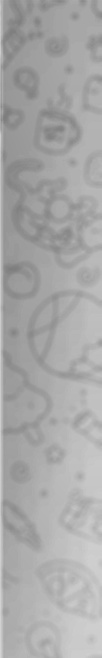
#> input picture debug_segment_0.jpg, 102 x 658 px
$ python preprocessing.py --input ../debug_segment_0.jpg --output out.png
#> lines starting #> are read from the running program, lines starting #| are printed output that depends on the picture
# preprocessing.py
"""
Модуль preprocessing: предобработка изображений для улучшения качества OCR.
"""
import cv2
import numpy as np


def to_grayscale(img: cv2.Mat) -> cv2.Mat:
    """
    Преобразование BGR-изображения в оттенки серого.
    """
    return cv2.cvtColor(img, cv2.COLOR_BGR2GRAY)


def enhance_contrast(img_gray: cv2.Mat) -> cv2.Mat:
    """
    Улучшение контраста методом CLAHE (адаптивное выравнивание гистограммы).
    """
    clahe = cv2.createCLAHE(clipLimit=2.0, tileGridSize=(8,8))
    return clahe.apply(img_gray)


def denoise(img_gray: cv2.Mat) -> cv2.Mat:
    """
    Удаление шума с помощью билинейной фильтрации.
    """
    return cv2.bilateralFilter(img_gray, d=9, sigmaColor=75, sigmaSpace=75)


def preprocess(img: cv2.Mat) -> cv2.Mat:
    """
    Полная цепочка предобработки:
    1. Перевод в градации серого
    2. Удаление шума
    3. Улучшение контраста

    :param img: Исходное BGR-изображение
    :return: Предобработанное grayscale-изображение
    """
    gray = to_grayscale(img)
    denoised = denoise(gray)
    enhanced = enhance_contrast(denoised)
    return enhanced


if __name__ == "__main__":
    import argparse

    parser = argparse.ArgumentParser(description="Предобработка изображений для OCR-пайплайна.")
    parser.add_argument("--input", required=True, help="Путь к входному изображению PNG/JPG")
    parser.add_argument("--output", required=True, help="Путь для сохранения результата")
    args = parser.parse_args()

    img = cv2.imread(args.input)
#> img is the input picture: shape (658, 102, 3); min 124, max 212, mean 168
    preproc = preprocess(img)
#> in enhance_contrast, `return clahe.apply(img_gray)`:
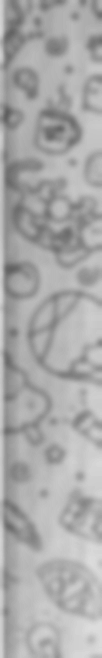
#> returned value: shape (658, 102); min 95, max 220, mean 169.3
    cv2.imwrite(args.output, preproc)
    print(f"Предобработанное изображение сохранено: {args.output}")

$ run again, on debug_segment_2.jpg
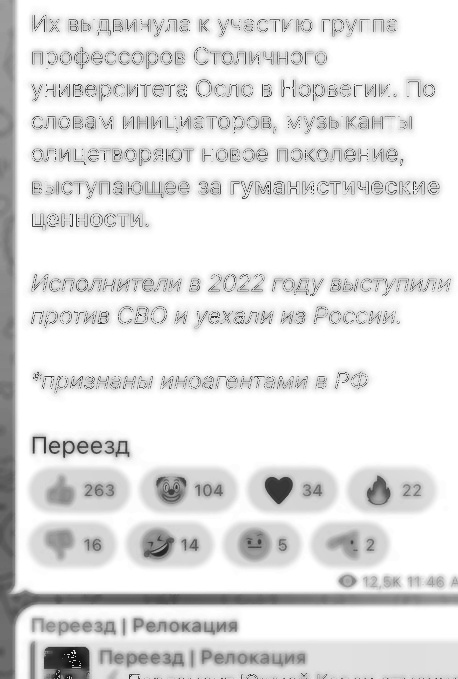
#> input picture debug_segment_2.jpg, 458 x 679 px
#> img is the input picture: shape (679, 458, 3); min 11, max 255, mean 227.4
#> in denoise, `return cv2.bilateralFilter(img_gray, d=9, sigmaColor=75, sigmaSpace=75)`:
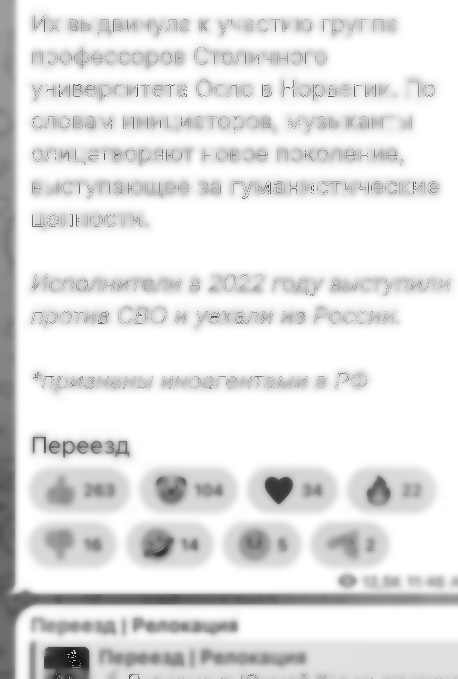
#> returned value: shape (679, 458); min 17, max 255, mean 228.3
#> in enhance_contrast, `return clahe.apply(img_gray)`:
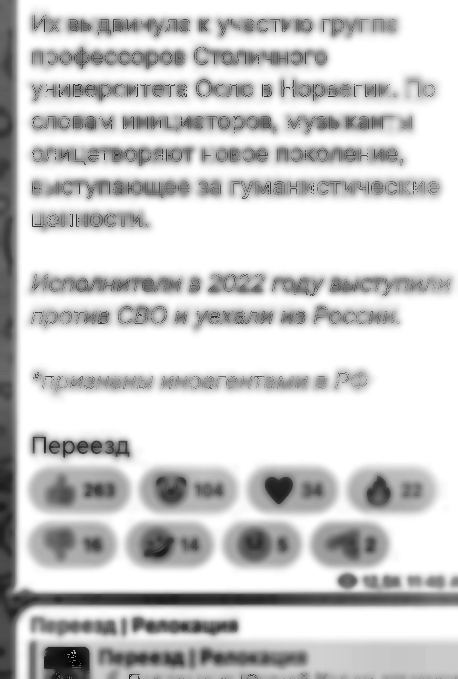
#> returned value: shape (679, 458); min 2, max 255, mean 206.8
